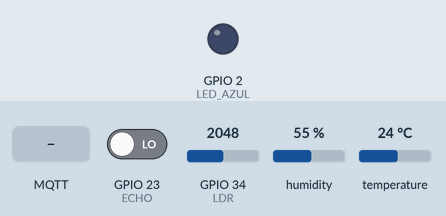
Recording of a sketch running on a simulated ESP32. Parts: output pins drawn as LEDs (lit = HIGH). Inputs (shaded band) come from the test bench; at power-on: GPIO 23 (ECHO) LOW, GPIO 34 (LDR) = 2048, humidity 55 %, temperature 24 °C. WiFi joins after 1.5 s; servers stay silent unless stated; random numbers use the default seed unless the sketch sets one; no MQTT or app messages arrive unless stated; what the sketch prints to the serial monitor is not drawn.

Above: at 3.0 s.
3.1 s: MQTT message "acender" arrives on the first subscribed topic
At 6.3 s:
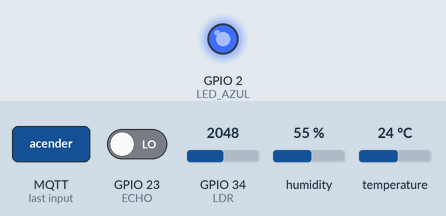
7.4 s: MQTT message "apagar" arrives on the first subscribed topic
At 9.5 s:
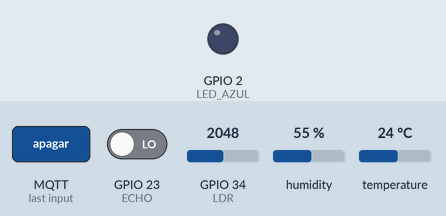
Timing chart, 0 to 11.0 s (numbered marks = the images above; inputs shaded):
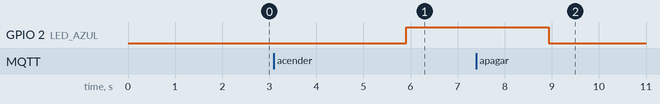

The sketch:

S1.ino
```cpp
#include <WiFiClientSecure.h>
#include <PubSubClient.h>
#include <DHT.h>
#include <WiFi.h>

#define DHTPIN 4
#define DHTTYPE DHT11

DHT dht(DHTPIN, DHTTYPE);

WiFiClientSecure client; //cria cliente wifi
PubSubClient mqtt(client); //fala que mqtt usa o cliente wifi

const String SSID = "FIESC_IOT_EDU";
const String PASS = "8120gv08";

const int PORT = 8883;
const String URL = "e6607d8d5fec40a9974cfc1552a13e2f.s1.eu.hivemq.cloud";

const String broker_user = "caioponick";
const String broker_pass = "Ca16102007";

const char* TOPICO_PUB_DIST1 = "S2/Distancia1";
const char* TOPICO_PUB_TEMP = "S1/Temperatura";
const char* TOPICO_PUB_UMI = "S1/Umidade";
const char* TOPICO_PUB_ILU = "S1/Iluminacao";


const byte LED_AZUL = 2;
const int TRIG = 22;
const int ECHO = 23;
const int LDR  = 34;

void setup() {
  Serial.begin(115200);
  dht.begin();
  Serial.println("Conectando ao WiFi");
  WiFi.begin(SSID, PASS);
  while(WiFi.status() != WL_CONNECTED) {
    Serial.print(".");
    delay(200);
  }
  Serial.println("\nConectado!");
  client.setInsecure();
  Serial.println("Conectando ao broker...");
  mqtt.setServer(URL.c_str(),PORT);
  while(!mqtt.connected()){
    String ID = "S1-";
    ID += String(random(0xffff),HEX);
    mqtt.connect(ID.c_str(),broker_user.c_str(),broker_pass.c_str());
    delay(200);
    Serial.print(".");
  }
  mqtt.subscribe(TOPICO_PUB_ILU);
  mqtt.setCallback(callback);
  Serial.println("\n Conectado ao broker com sucesso!");

  pinMode(LED_AZUL, OUTPUT);
}

long lerUltrassonico() {
  digitalWrite(TRIG, LOW);
  delayMicroseconds(2);

  digitalWrite(TRIG, HIGH);
  delayMicroseconds(10);
  digitalWrite(TRIG, LOW);

  long duracao = pulseIn(ECHO, HIGH);
  long distancia = duracao * 0.034 / 2;  // cm
  return distancia;
}

void loop() {

  float temperatura = dht.readTemperature();
  mqtt.publish(TOPICO_PUB_TEMP, String(temperatura).c_str());
  float umidade = dht.readHumidity();
  mqtt.publish(TOPICO_PUB_UMI, String(umidade).c_str());

  long distancia = lerUltrassonico();
  if (distancia < 10) {
    mqtt.publish("sensor/movimento", "detectado");
  }

  int leituraLDR = analogRead(LDR);

  if (leituraLDR > 2700) {
    mqtt.publish(TOPICO_PUB_ILU, "acender");
  } else {
    mqtt.publish(TOPICO_PUB_ILU, "apagar");
  }

  mqtt.loop();
  delay(2000);
}

void callback(char* topic, byte* payload, unsigned int length){
  String mensagem = "";
  for(int i = 0; i < length; i++){
    mensagem += (char)payload[i];
  }
  Serial.print("Recebido: ");
  Serial.println(mensagem);

  if(mensagem=="acender"){
    digitalWrite(LED_AZUL, HIGH);
  } else if(mensagem == "apagar"){
    digitalWrite(LED_AZUL, LOW);
  }
}
```

Measured:
- after the input at 3.1 s, GPIO 2 (LED_AZUL): LOW → HIGH after 2.8 s
- after the input at 7.4 s, GPIO 2 (LED_AZUL): HIGH → LOW after 1.5 s
